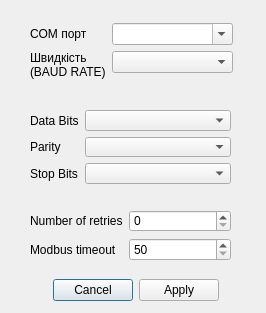
<?xml version="1.0" encoding="UTF-8"?>
<ui version="4.0">
 <class>DialogCOMPort</class>
 <widget class="QDialog" name="DialogCOMPort">
  <property name="geometry">
   <rect>
    <x>0</x>
    <y>0</y>
    <width>266</width>
    <height>313</height>
   </rect>
  </property>
  <property name="windowTitle">
   <string>Dialog</string>
  </property>
  <widget class="QDialogButtonBox" name="buttonBox">
   <property name="geometry">
    <rect>
     <x>30</x>
     <y>274</y>
     <width>211</width>
     <height>32</height>
    </rect>
   </property>
   <property name="orientation">
    <enum>Qt::Horizontal</enum>
   </property>
   <property name="standardButtons">
    <set>QDialogButtonBox::Apply|QDialogButtonBox::Cancel</set>
   </property>
   <property name="centerButtons">
    <bool>true</bool>
   </property>
  </widget>
  <widget class="QWidget" name="layoutWidget">
   <property name="geometry">
    <rect>
     <x>30</x>
     <y>20</y>
     <width>203</width>
     <height>61</height>
    </rect>
   </property>
   <layout class="QFormLayout" name="formLayout">
    <property name="labelAlignment">
     <set>Qt::AlignLeading|Qt::AlignLeft|Qt::AlignVCenter</set>
    </property>
    <property name="formAlignment">
     <set>Qt::AlignLeading|Qt::AlignLeft|Qt::AlignVCenter</set>
    </property>
    <item row="0" column="0">
     <widget class="QLabel" name="label">
      <property name="text">
       <string>COM порт</string>
      </property>
     </widget>
    </item>
    <item row="0" column="1">
     <widget class="QComboBox" name="comboBox">
      <property name="editable">
       <bool>true</bool>
      </property>
     </widget>
    </item>
    <item row="1" column="0">
     <widget class="QLabel" name="label_2">
      <property name="text">
       <string>&lt;html&gt;&lt;head/&gt;&lt;body&gt;&lt;p style=&quot;margin:0; padding:0&quot;&gt;Швидкість &lt;/p&gt;&lt;p style=&quot;margin:0; padding:0&quot;&gt;(BAUD RATE)&lt;/p&gt;&lt;/body&gt;&lt;/html&gt;</string>
      </property>
     </widget>
    </item>
    <item row="1" column="1">
     <widget class="QComboBox" name="comboBox_2"/>
    </item>
   </layout>
  </widget>
  <widget class="QWidget" name="layoutWidget">
   <property name="geometry">
    <rect>
     <x>30</x>
     <y>110</y>
     <width>201</width>
     <height>74</height>
    </rect>
   </property>
   <layout class="QFormLayout" name="formLayout_2">
    <item row="0" column="0">
     <widget class="QLabel" name="label_3">
      <property name="text">
       <string>Data Bits</string>
      </property>
     </widget>
    </item>
    <item row="0" column="1">
     <widget class="QComboBox" name="comboBox_3"/>
    </item>
    <item row="1" column="0">
     <widget class="QLabel" name="label_4">
      <property name="text">
       <string>Parity</string>
      </property>
     </widget>
    </item>
    <item row="1" column="1">
     <widget class="QComboBox" name="comboBox_4"/>
    </item>
    <item row="2" column="0">
     <widget class="QLabel" name="label_5">
      <property name="text">
       <string>Stop Bits</string>
      </property>
     </widget>
    </item>
    <item row="2" column="1">
     <widget class="QComboBox" name="comboBox_5"/>
    </item>
   </layout>
  </widget>
  <widget class="QWidget" name="">
   <property name="geometry">
    <rect>
     <x>30</x>
     <y>210</y>
     <width>201</width>
     <height>51</height>
    </rect>
   </property>
   <layout class="QFormLayout" name="formLayout_3">
    <item row="0" column="0">
     <widget class="QLabel" name="label_6">
      <property name="text">
       <string>Number of retries</string>
      </property>
     </widget>
    </item>
    <item row="0" column="1">
     <widget class="QSpinBox" name="spinBoxRetries"/>
    </item>
    <item row="1" column="0">
     <widget class="QLabel" name="label_7">
      <property name="text">
       <string>Modbus timeout</string>
      </property>
     </widget>
    </item>
    <item row="1" column="1">
     <widget class="QSpinBox" name="spinBoxTimeout">
      <property name="minimum">
       <number>50</number>
      </property>
      <property name="maximum">
       <number>5000</number>
      </property>
     </widget>
    </item>
   </layout>
  </widget>
 </widget>
 <resources/>
 <connections>
  <connection>
   <sender>buttonBox</sender>
   <signal>accepted()</signal>
   <receiver>DialogCOMPort</receiver>
   <slot>accept()</slot>
   <hints>
    <hint type="sourcelabel">
     <x>248</x>
     <y>254</y>
    </hint>
    <hint type="destinationlabel">
     <x>157</x>
     <y>274</y>
    </hint>
   </hints>
  </connection>
  <connection>
   <sender>buttonBox</sender>
   <signal>rejected()</signal>
   <receiver>DialogCOMPort</receiver>
   <slot>reject()</slot>
   <hints>
    <hint type="sourcelabel">
     <x>316</x>
     <y>260</y>
    </hint>
    <hint type="destinationlabel">
     <x>286</x>
     <y>274</y>
    </hint>
   </hints>
  </connection>
 </connections>
</ui>
